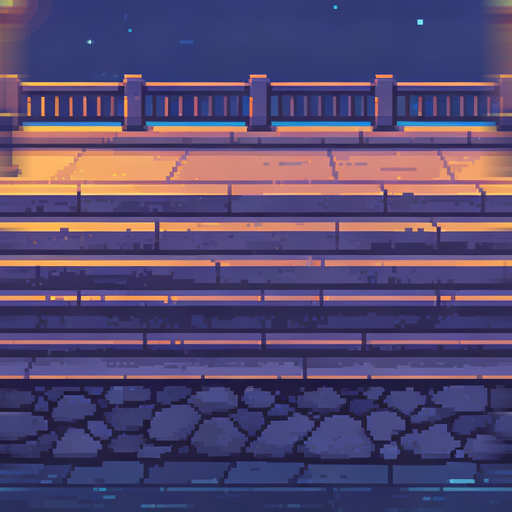
#> input picture assets/raw/素材2/背景/01洪崖洞-现代夜/地形_无缝单元_1024_v3.png, 1024 x 1024 px (shown at 1/2 size)
$ python normalize_ground_strips.py
#> lines starting #> are read from the running program, lines starting #| are printed output that depends on the picture
"""Build runtime ground plates whose visible surface matches the physics floor.

The source sheets contain sky, railings or walls above the actual walkable strip.
Displaying the entire 1024px sheet made characters appear to hover 25-35px above it.
This keeps only the portion beginning at the real contact surface and gently tones it
to sit beneath the foreground characters.
"""

from pathlib import Path
from PIL import Image, ImageEnhance


ROOT = Path(__file__).resolve().parents[1]
PROFILES = {
    "01": ("assets/raw/素材2/背景/01洪崖洞-现代夜/地形_无缝单元_1024_v3.png", 250, 0.82, 0.90),
    "02": ("assets/raw/素材2/背景/02磁器口-古代窑场/地形_无缝单元_1024_v3.png", 0, 0.72, 0.82),
    "03": ("assets/raw/素材2/背景/03中山古镇-古代/地形_无缝单元_1024_v3.png", 0, 0.78, 0.82),
    "04": ("assets/raw/素材2/背景/04防空洞-近代/地形_无缝单元_1024_v3.png", 330, 0.68, 0.78),
    "05": ("assets/raw/素材2/背景/05洪崖洞-归来晨光/地形_无缝单元_1024_v3.png", 430, 0.78, 0.78),
}


def build(era: str, source_rel: str, surface_y: int, brightness: float, saturation: float) -> None:
#> called with era = '01', surface_y = 250, brightness = 0.82, saturation = 0.9
    source = Image.open(ROOT / source_rel).convert("RGB")
#> source is the input picture: PIL image 1024x1024 RGB; mean R, G, B 86.5, 73.6, 112.1
    visible = source.crop((0, surface_y, source.width, source.height))
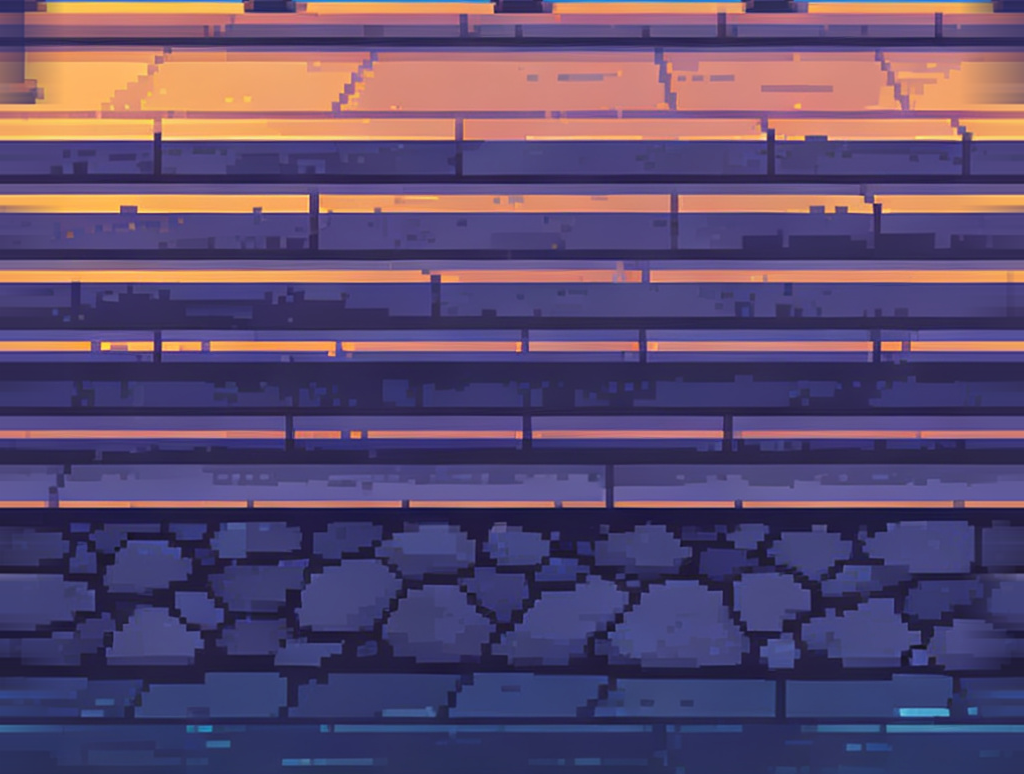
#> visible: PIL image 1024x774 RGB; mean R, G, B 93.3, 75.8, 110.5
    visible = ImageEnhance.Brightness(visible).enhance(brightness)
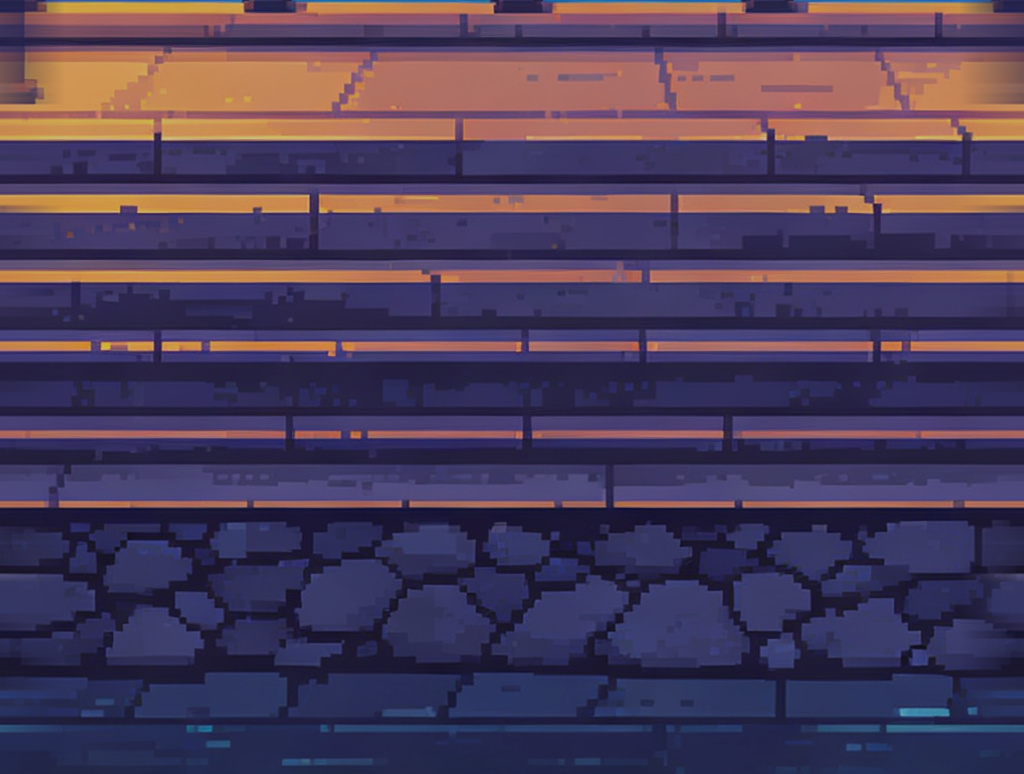
#> visible: PIL image 1024x774 RGB; mean R, G, B 76, 61.7, 90.1
    visible = ImageEnhance.Color(visible).enhance(saturation)

    canvas = Image.new("RGB", (source.width, source.height))
#> canvas: PIL image 1024x1024 RGB; every value is 0
    canvas.paste(visible, (0, 0))
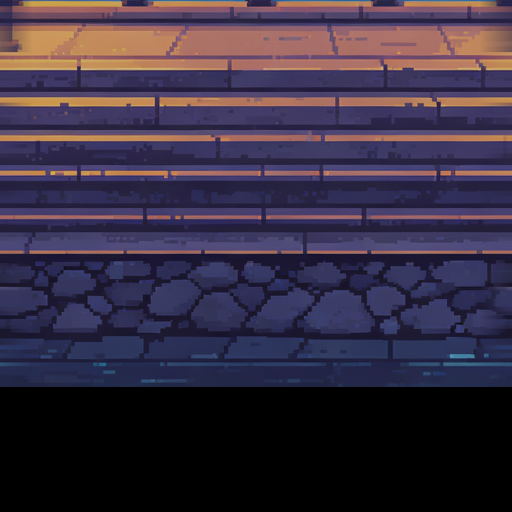
#> canvas: PIL image 1024x1024 RGB (shown at 1/2 size); mean R, G, B 56.7, 46.8, 66.2
    remaining = source.height - visible.height
#> remaining = 250
    if remaining > 0:
        tail_height = min(72, visible.height)
#> tail_height = 72
        tail = visible.crop((0, visible.height - tail_height, visible.width, visible.height))
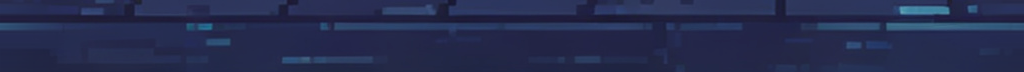
#> tail: PIL image 1024x72 RGB; mean R, G, B 37.6, 44.9, 79.6
        tail = tail.resize((source.width, remaining), Image.Resampling.BILINEAR)
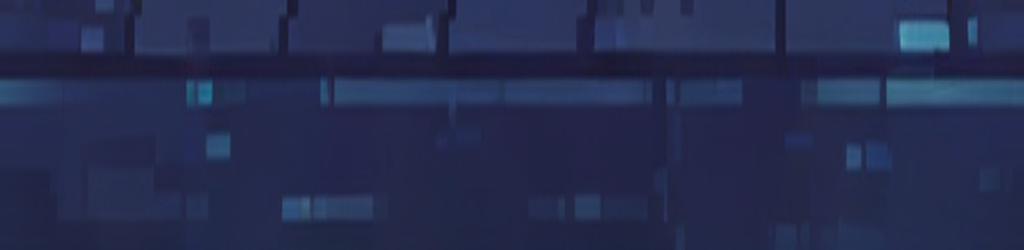
#> tail: PIL image 1024x250 RGB; mean R, G, B 37.6, 44.9, 79.6
        # The lower extension is normally below the viewport; darkening prevents a flat band
        # becoming conspicuous during camera shake or unusual aspect ratios.
        tail = ImageEnhance.Brightness(tail).enhance(0.72)
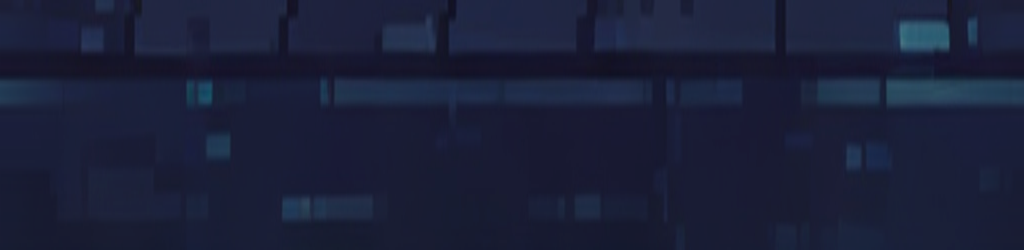
#> tail: PIL image 1024x250 RGB; mean R, G, B 26.6, 31.8, 56.8
        canvas.paste(tail, (0, visible.height))
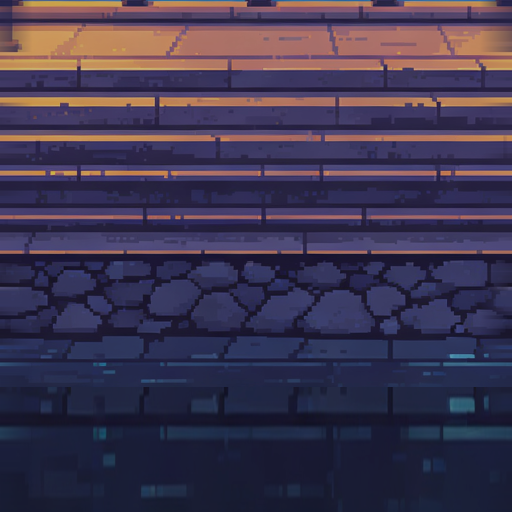
#> canvas: PIL image 1024x1024 RGB (shown at 1/2 size); mean R, G, B 63.1, 54.6, 80.1

    out_dir = ROOT / "assets" / "production" / "terrain" / era
    out_dir.mkdir(parents=True, exist_ok=True)
    canvas.save(out_dir / "ground.png", optimize=True)


if __name__ == "__main__":
    for key, profile in PROFILES.items():
        build(key, *profile)
#> pass 2 of the loop `for key, profile in PROFILES.items():`:
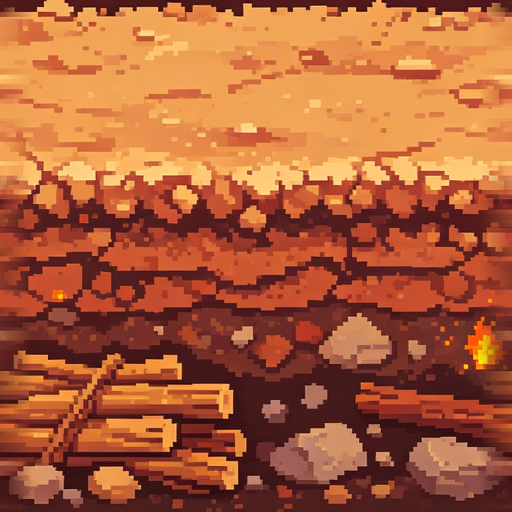
#> input picture assets/raw/素材2/背景/02磁器口-古代窑场/地形_无缝单元_1024_v3.png, 1024 x 1024 px (shown at 1/2 size)
#> in build, source is the input picture: PIL image 1024x1024 RGB; mean R, G, B 172.1, 93.8, 56.9
#> in build (call 2), `visible = ImageEnhance.Brightness(visible).enhance(brightness)`:
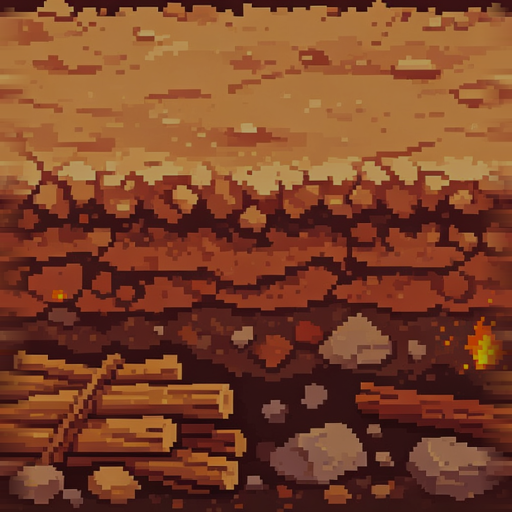
#> visible: PIL image 1024x1024 RGB (shown at 1/2 size); mean R, G, B 123.4, 67, 40.5
#> pass 3 of the loop `for key, profile in PROFILES.items():`:
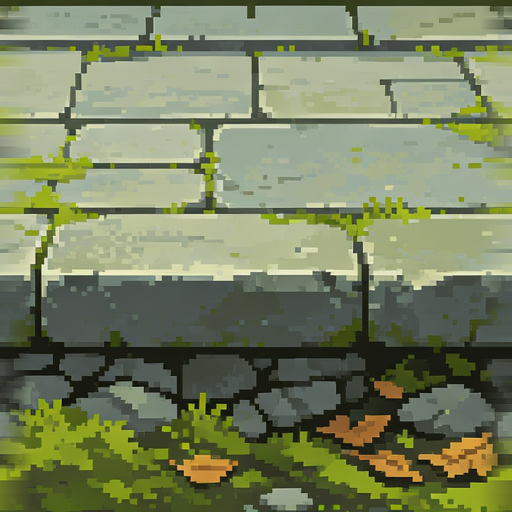
#> input picture assets/raw/素材2/背景/03中山古镇-古代/地形_无缝单元_1024_v3.png, 1024 x 1024 px (shown at 1/2 size)
#> in build, source is the input picture: PIL image 1024x1024 RGB; mean R, G, B 120.1, 129, 95.2
#> in build (call 3), `visible = ImageEnhance.Brightness(visible).enhance(brightness)`:
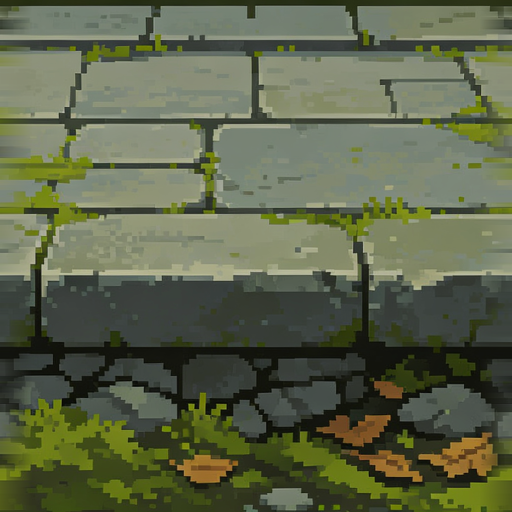
#> visible: PIL image 1024x1024 RGB (shown at 1/2 size); mean R, G, B 93.2, 100.1, 73.7
#> the loop made 5 passes; the first 3 are shown
    print("[RESULT] generated 5 grounded runtime terrain plates")
